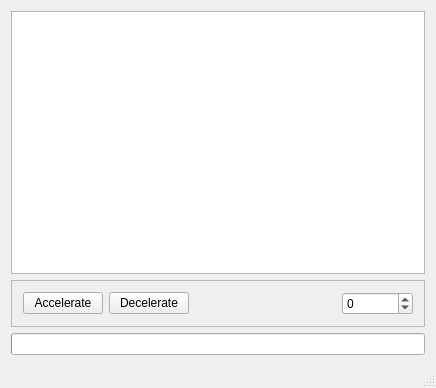
<?xml version="1.0" encoding="UTF-8"?>
<ui version="4.0">
 <class>ServerMainWindow</class>
 <widget class="QMainWindow" name="ServerMainWindow">
  <property name="geometry">
   <rect>
    <x>0</x>
    <y>0</y>
    <width>436</width>
    <height>388</height>
   </rect>
  </property>
  <property name="windowTitle">
   <string>ServerMainWindow</string>
  </property>
  <widget class="QWidget" name="centralWidget">
   <layout class="QVBoxLayout" name="verticalLayout">
    <item>
     <widget class="QPlainTextEdit" name="plainTextEdit">
      <property name="readOnly">
       <bool>true</bool>
      </property>
     </widget>
    </item>
    <item>
     <widget class="QFrame" name="frame">
      <property name="frameShape">
       <enum>QFrame::StyledPanel</enum>
      </property>
      <property name="frameShadow">
       <enum>QFrame::Raised</enum>
      </property>
      <layout class="QHBoxLayout" name="horizontalLayout">
       <item>
        <widget class="QPushButton" name="btnAccelerate">
         <property name="text">
          <string>Accelerate</string>
         </property>
        </widget>
       </item>
       <item>
        <widget class="QPushButton" name="btnDecelerate">
         <property name="text">
          <string>Decelerate</string>
         </property>
        </widget>
       </item>
       <item>
        <spacer name="horizontalSpacer">
         <property name="orientation">
          <enum>Qt::Horizontal</enum>
         </property>
         <property name="sizeHint" stdset="0">
          <size>
           <width>40</width>
           <height>20</height>
          </size>
         </property>
        </spacer>
       </item>
       <item>
        <widget class="QSpinBox" name="spinBox">
         <property name="minimum">
          <number>-10000000</number>
         </property>
         <property name="maximum">
          <number>10000000</number>
         </property>
        </widget>
       </item>
      </layout>
     </widget>
    </item>
    <item>
     <widget class="QProgressBar" name="progressBar"/>
    </item>
   </layout>
  </widget>
  <widget class="QStatusBar" name="statusBar"/>
 </widget>
 <layoutdefault spacing="6" margin="11"/>
 <resources/>
 <connections/>
</ui>
